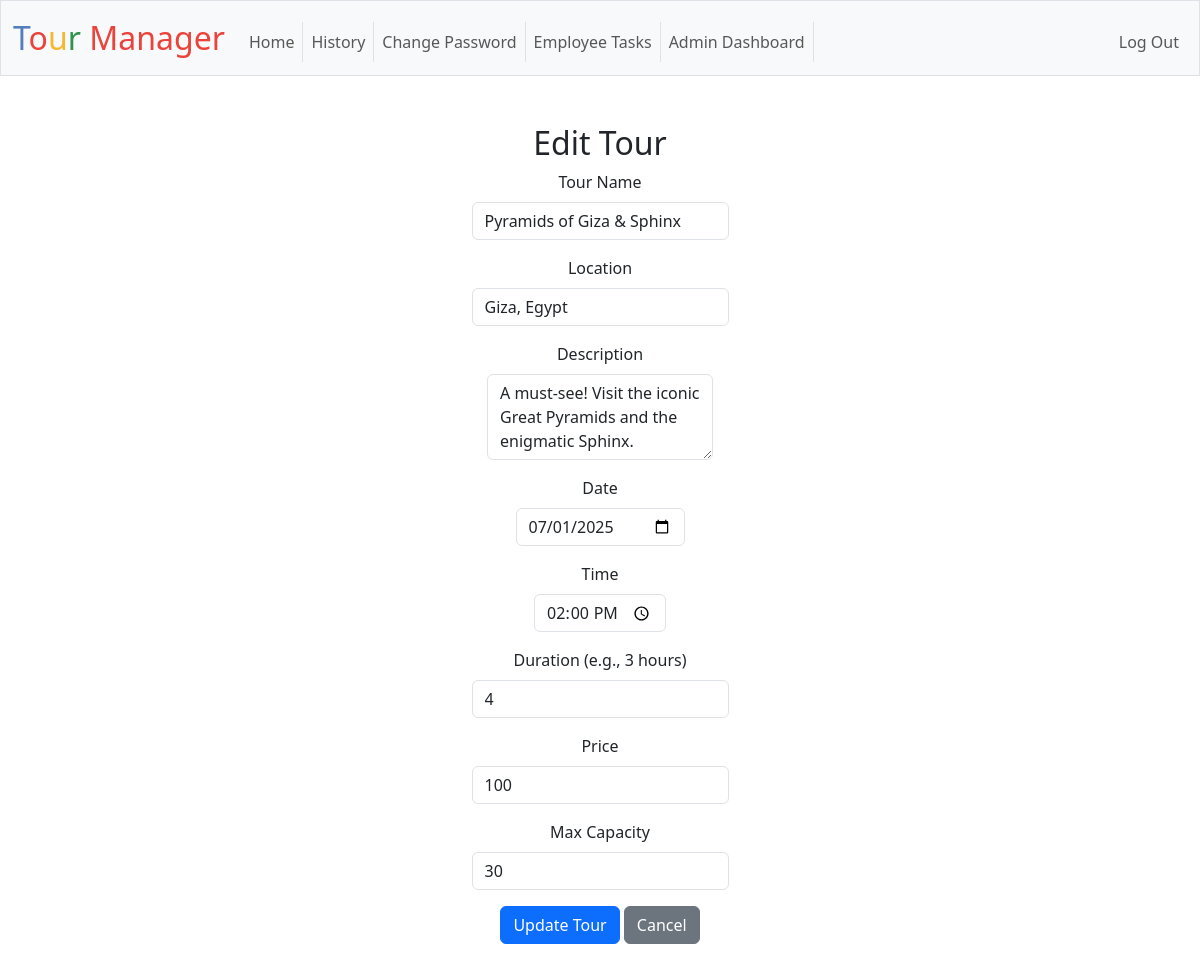
The page /tours/edit/2 (signed in) on the database its author committed.
### tables this page shows
CREATE TABLE tours (
    id INTEGER PRIMARY KEY AUTOINCREMENT NOT NULL,
    name TEXT NOT NULL,
    "location" TEXT NOT NULL, -- This field is fine for location as you described
    description TEXT,
    date DATE NOT NULL,
    time TIME NOT NULL,
    duration TEXT, -- e.g., "3 hours"
    price NUMERIC NOT NULL,
    current_bookings INTEGER NOT NULL DEFAULT 0,
    status TEXT NOT NULL CHECK(status IN ('Scheduled', 'Confirmed', 'Cancelled', 'Completed', 'Archived')) DEFAULT 'Scheduled',
    created_by_user_id INTEGER NOT NULL, max_capacity INTEGER NOT NULL DEFAULT 0, -- Removed the comma here
    FOREIGN KEY(created_by_user_id) REFERENCES users(id)
);

### app.py (the view, shortened to what this page needs)
@app.route("/tours/edit/<int:tour_id>", methods=["GET", "POST"])
@login_required
@role_required("employee", "administrator")
def edit_tour(tour_id):
    if request.method == "GET":
        tour = db.execute("SELECT * FROM tours WHERE id = ?", tour_id)
        if not tour:
            flash("Tour not found.")
            return redirect(url_for("employee_tasks"))
        tour_data = tour[0]
        return render_template("edit_tour.html", tour=tour_data)

### app.py (called while the page is built)
@app.after_request
def after_request(response):
    response.headers["Cache-Control"] = "no-cache, no-store, must-revalidate"
    response.headers["Expires"] = 0
    response.headers["Pragma"] = "no-cache"
    return response

### helpers.py (called while the page is built)
def login_required(f):
    @wraps(f)
    def decorated_function(*args, **kwargs):
        if session.get("user_id") is None:
            return redirect(url_for("login"))
        return f(*args, **kwargs)
    return decorated_function

def role_required(*allowed_roles):
    def decorator(f):
        @wraps(f)
        def decorated_function(*args, **kwargs):
            if session.get("user_id") is None:
                flash("You need to log in to access this page.")
                return redirect(url_for("login"))
            user_roll = session.get("user_roll")
            if user_roll not in allowed_roles:
                flash("You do not have the necessary permissions to access this page.")
                return redirect(url_for("index")) # Or url_for("permission_denied") if you create one
            return f(*args, **kwargs)
        return decorated_function
    return decorator

### templates/edit_tour.html (shortened to what this page needs)
{% extends "layout.html" %}
{% block main %}
    <h2>Edit Tour</h2>
    <form action="{{ url_for('edit_tour', tour_id=tour.id) }}" method="post">
        <div class="mb-3">
            <label for="name" class="form-label">Tour Name</label>
            <input autocomplete="off" autofocus class="form-control mx-auto w-auto" id="name" name="name" placeholder="Tour Name" type="text" value="{{ tour.name if tour.name is not none else '' }}" required>
        </div>
        <div class="mb-3">
            <label for="location" class="form-label">Location</label>
            <input class="form-control mx-auto w-auto" id="location" name="location" placeholder="Location" type="text" value="{{ tour.location if tour.location is not none else '' }}" required>
        </div>
         <div class="mb-3">
            <label for="description" class="form-label">Description</label>
            <textarea class="form-control mx-auto w-auto" id="description" name="description" placeholder="Description" rows="3">{{ tour.description if tour.description is not none else '' }}</textarea>
        </div>
        <div class="mb-3">
            <label for="date" class="form-label">Date</label>
            <input class="form-control mx-auto w-auto" id="date" name="date" type="date" value="{{ tour.date if tour.date is not none else '' }}" required>
        </div>
        <div class="mb-3">
            <label for="time" class="form-label">Time</label>
            <input class="form-control mx-auto w-auto" id="time" name="time" type="time" value="{{ tour.time if tour.time is not none else '' }}" required>
        </div>
         <div class="mb-3">
            <label for="duration" class="form-label">Duration (e.g., 3 hours)</label>
            <input class="form-control mx-auto w-auto" id="duration" name="duration" placeholder="Duration" type="text" value="{{ tour.duration if tour.duration is not none else '' }}">
        </div>
        <div class="mb-3">
            <label for="price" class="form-label">Price</label>
            <input class="form-control mx-auto w-auto" id="price" name="price" placeholder="Price" type="number" step="0.01" value="{{ tour.price if tour.price is not none else '' }}" required>
        </div>
        <div class="mb-3">
            <label for="max_capacity" class="form-label">Max Capacity</label>
            <input class="form-control mx-auto w-auto" id="max_capacity" name="max_capacity" placeholder="Max Capacity" type="number" min="1" value="{{ tour.max_capacity if tour.max_capacity is not none else '' }}" required>
        </div>
        <button class="btn btn-primary" type="submit">Update Tour</button>
        <a href="{{ url_for('employee_tasks') }}" class="btn btn-secondary">Cancel</a>
    </form>
{% endblock %}

### rows shown on the page
tours: name "Pyramids of Giza & Sphinx", location "Giza, Egypt", description "A must-see! Visit the iconic Great Pyramids and the enigmatic Sphinx.", date "07/01/2025", time "14:00:00", duration "4", price "100", max_capacity "30"
